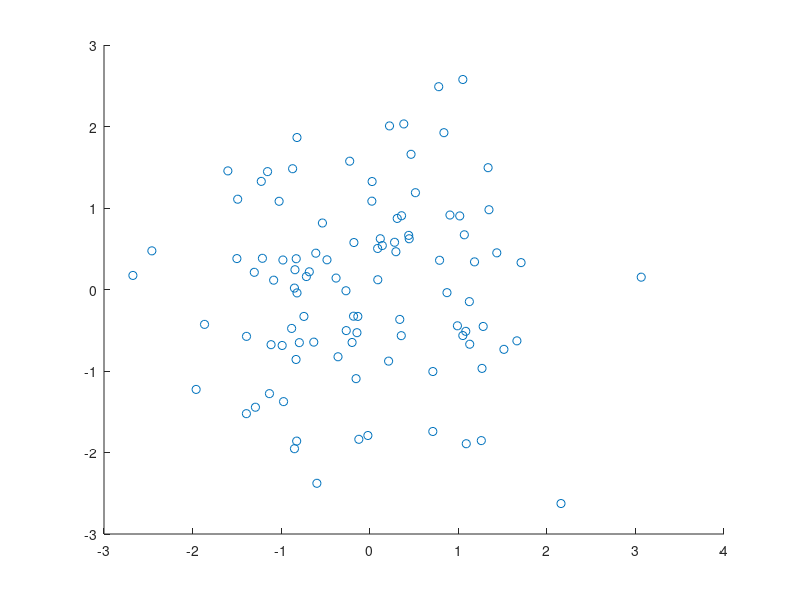

Recreate this plot in MATLAB. (Note: this script raises an error after producing the figure.)
%%test sort

X = randn(100,2);
scatter(X(:,1),X(:,2))

scaleX = X - repmat(mean(X),length(X),1);

mean(scaleX)

%%
XD = NormRowWise(X);

tic 
[XDS,idxs] = sort(XD);
toc 

XR = X(idxs,:);

scatter3(XR(:,1),XR(:,2),XDS);
